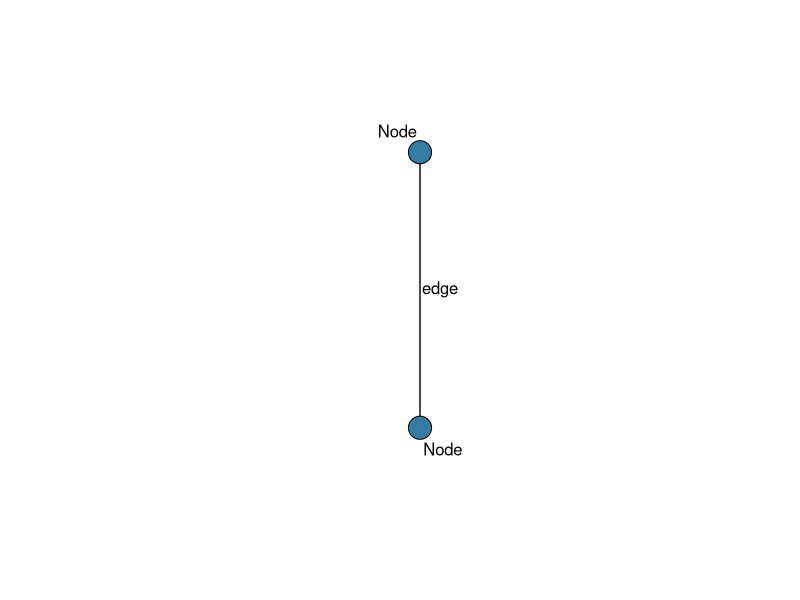
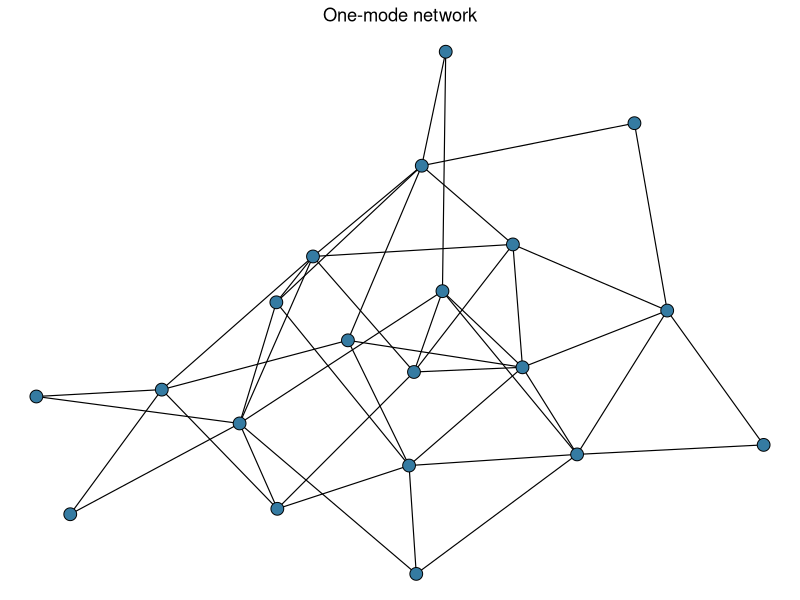
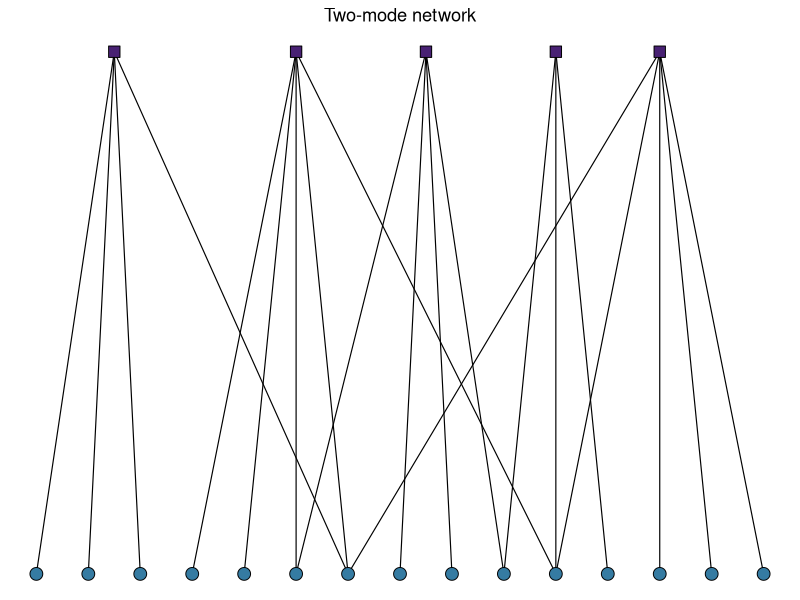
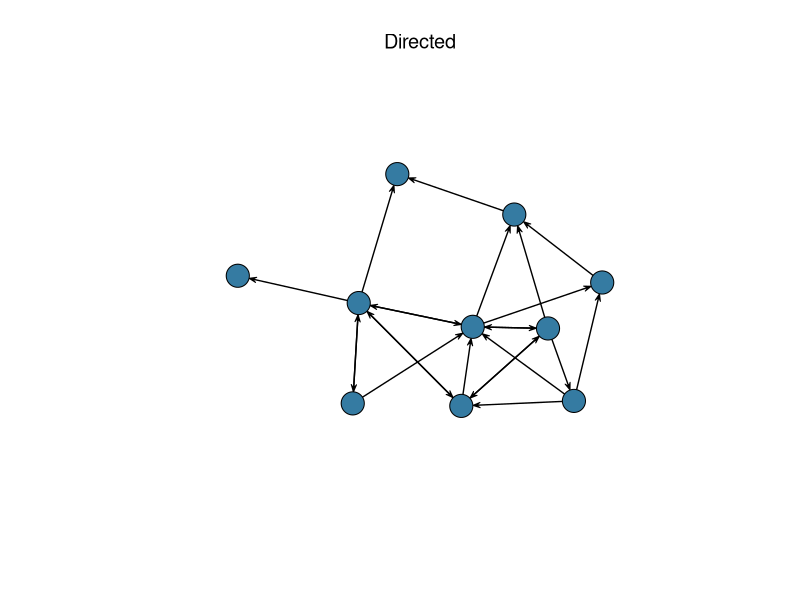
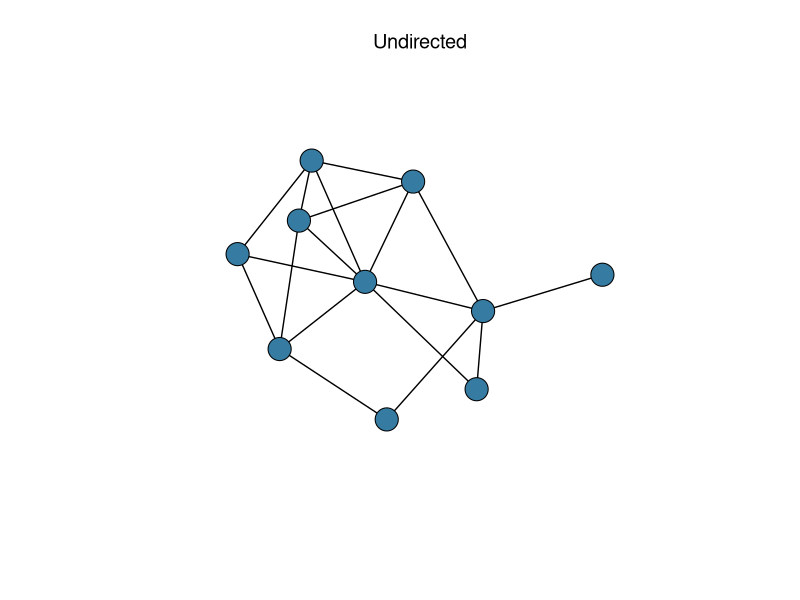

These charts were generated, in order, by the following R code:
## ---- chunk 1
knitr::opts_chunk$set(warning = F, message = F,
                      echo = F)
## ---- chunk 2
library(network)
library(sna)
library(ggraph)
library(magrittr) 
library(kableExtra)
## ---- chunk 3
# From Jared
set.seed(10) # Setting the random seed will control how networks are gnerated, included here to try and make uniform across participant's computers
e.m = sna::rgraph(2, mode="graph", tprob = .4) # 'rgraph' creates a random matrix using parameters supplied, which can be interpreted as a network (xplained more in the data section)
e.n = network::network(e.m, matrix.type = "adjacency", directed = FALSE) # The 'network' command turns data into a network object, which is required for later analyses
plot(e.n, label = "Node", edge.label = "edge", vertex.cex = 3,
     vertex.col = "#357BA2FF")
## ---- chunk 4
set.seed(10)
m1mat = sna::rgraph(n = 20,  mode="graph", tprob = .25) 
m1net = network::network(m1mat, matrix.type = "adjacency", 
                      directed = FALSE)
ggraph(m1net, layout = 'fr') +
  geom_edge_link(width = .4, alpha = 1, color = "black") +
  geom_node_point(color = "black",
             fill = "#357BA2FF", shape = 21, 
                  alpha = 1, size = 4) +
  theme_void() +
  labs(title = 'One-mode network') +
  theme(plot.title = element_text(hjust = 0.5))


set.seed(10) 
m2mat <- data.frame('v1' = LETTERS[c(1:15,2,5,5,10,10,15)],
                    'v2' = LETTERS[c(19,19,18,19,20,16,16,20,17,19,17,16,20,20,18,17,19,16,18,20,17)])
m2net = as.network(m2mat, directed = F, bipartite = T)
m2net %v% 'type' <- ifelse(m2net %v% 'vertex.names' %in% LETTERS[c(1:15)], T, F)
ggraph(m2net, layout = 'bipartite') +
  geom_edge_link(width = .4, alpha = 1, color = "black") +
  geom_node_point(color = "black",
                  alpha = 1, size = 4,
             aes(fill = type, shape = type)) +
  theme_void() +
  scale_fill_manual(values = c("#482173FF","#357BA2FF")) +
  scale_shape_manual(values = c(22,21)) +
  theme(legend.position = 'none') +
  labs(title = 'Two-mode network') +
  theme(plot.title = element_text(hjust = 0.5))
## ---- chunk 5
mat = rgraph(10, mode="digraph", tprob = .3)
netd = network(mat, matrix.type = "adjacency", directed = TRUE)
netud = network(mat, matrix.type = "adjacency", directed = FALSE)
plot(netd, vertex.cex = 3, 
     vertex.col = "#357BA2FF", main = "Directed", font.main = 1)
plot(netud, vertex.cex = 3,
     vertex.col = "#357BA2FF", main = "Undirected", font.main = 1)
## ---- chunk 6
data.frame('ego' = LETTERS[1:10],
           'alter' = LETTERS[c(2,2,8,5,7,3,8,10,1,6)]) %>% 
  kable(align = 'c', caption = 'One-mode edge list') %>% 
  kable_styling()

data.frame('mode1' = LETTERS[1:10],
           'mode2' = LETTERS[c(26,22,22,18,17,17,21,23,23,26)]) %>% 
  kable(align = 'c', caption = 'Two-mode edge list') %>% 
  kable_styling()
## ---- chunk 7
data.frame('ego' = LETTERS[1:10],
           'alter' = LETTERS[c(2,3,8,5,7,3,8,10,1,6)]) %>% 
  network(directed = T) %>% 
  as.matrix.network.adjacency() %>% 
  kable(align = 'c', caption = 'Undirected one-mode adjacency matrix') %>% 
  kable_styling()

data.frame('mode1' = LETTERS[1:10],
           'mode2' = LETTERS[c(26,22,22,18,17,17,21,23,23,26)]) %>% 
  network(directed = F, bipartite = T) %>% 
  as.matrix.network.adjacency() %>% 
  kable(align = 'c', caption = 'Undirected two-mode adjacency matrix') %>% 
  kable_styling()
